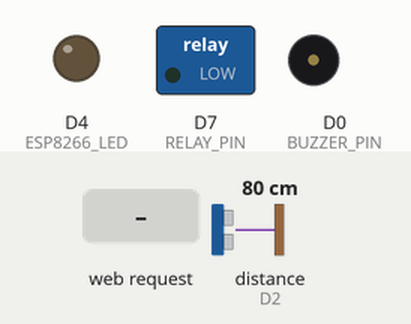
This sketch was run on a simulated ESP8266 (NodeMCU). On the bench: switched loads named in the sketch (green lamp = pin HIGH), output pins drawn as LEDs (lit = HIGH), buzzer (waves = sounding, pin HIGH). Wiring (inferred from the names in the program): ultrasonic range finder: trigger D3; echo D2. Inputs (shaded band) come from the test bench; at power-on: distance to the obstacle (sensor on D2) 80 cm. The echo pulse lasts 58.3 µs per cm; WiFi joins after 1.5 s; servers stay silent unless stated; uploads are accepted with an empty reply; pins used as bus, display or sensor lines are not drawn; what the sketch prints to the serial monitor is not drawn.

Above: at 0.1 s.
At 2.7 s:
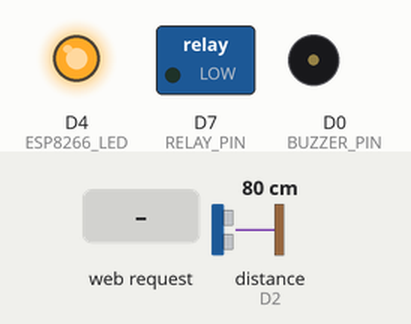
2.8 s: HTTP request GET /status received
At 3.2 s:
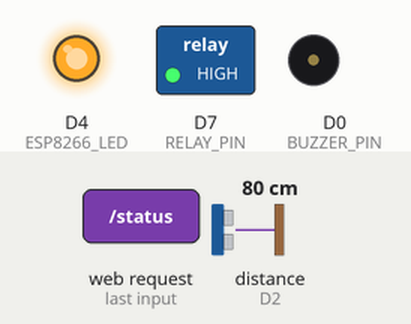
Timing chart, 0 to 5.8 s (numbered marks = the images above; inputs shaded):
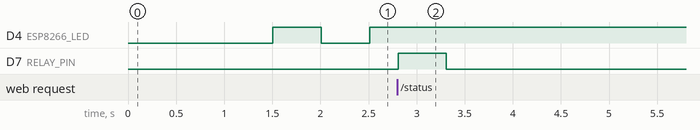

The sketch:

garage_door_closer.ino
```cpp
// ESP8266 Garage Door Sensor / Closer

// Config
const char* ssid        = "<redacted>";                 // WiFi SSID
const char* wifi_psk    = "<redacted>";                 // WiFi Passphrase

const char* host        = "192.168.0.1";                // Home Assitant Server IP
const int   httpPort    = 443;
const char* bearer      = "<redacted>";                 // Home Assistant bearer authentication string.
const char* url         = "/api/states/sensor.garage_door_status";
                                                        // URL to HA device to update

const char* username    = "username";                   // Username to authenticate call to trigger open
const char* password    = "password";                   // ... and password.

const char* host_name   = "garage_door_opener";
const char* ota_pwd     = "<redacted>";
// End Config

#define ESP8266_LED 2                                   // LED on board
#define RELAY_PIN D7
#define BUZZER_PIN D0
#define POLLING_INTERVAL 1000                           // 1 sec = 1000 milliseconds
#define DELAY_BETWEEN_POST 60000                        // 1 minute
#define DELAY_BEFORE_CLOSE 300000                       // 5 minutes
#define DELAY_AFTER_CLOSING 15000                       // > time it takes for door to close
#define DELAY_FOR_HTTP_RESPONSE 150                     // Prevent 499 return code

#define ECHOPIN D2 // HC-SR04 Echo pin
#define TRIGPIN D3 // HC-SR04 Trig pin

int minimum = 30;
int maximum = 40;

unsigned long last_poll = 0;
int last_status = 1;
long int last_post = 0 - DELAY_BETWEEN_POST;
int currstatus = 1;
int door_closing = 0;
int closing = 0;
int buzz_high = 0;
unsigned long closing_start = 0;
unsigned long buzz_start = 0;

long duration; // variable for the duration of sound wave travel
int distance;  // variable for the distance measurement

#include <ArduinoOTA.h>
#include <ESP8266WiFi.h>
#include <ESP8266WebServer.h>
#include <WiFiClientSecure.h>

ESP8266WebServer server(80);

void setup() {
  Serial.begin(115200);
  Serial.print("Connecting to ");
  Serial.println(ssid);
  WiFi.mode(WIFI_STA);                                  // Disable AP mode
  WiFi.begin(ssid, wifi_psk);                           // Connect to WiFi
  while (WiFi.status() != WL_CONNECTED) {
    delay(500);
    Serial.print(".");
  }
  Serial.println("\nWiFi connected");                     // Display WiFi info to serial
  Serial.println("IP address: ");
  Serial.println(WiFi.localIP());

  pinMode(ESP8266_LED, OUTPUT);                         // Allow us to control the LED on the ESP8266
  pinMode(RELAY_PIN, OUTPUT);
  pinMode(BUZZER_PIN, OUTPUT);
  pinMode(TRIGPIN, OUTPUT);
  pinMode(ECHOPIN, INPUT);

  update_status(1);                                     // POST an initial status to Home Assistant
  last_post = 0 - DELAY_BETWEEN_POST;                   // Reset last POST time

  server.on("/", [](){                                  // HTTP respond to /
    server.send(200, "text/plain", String(currstatus));
  });
  server.on("/status", slash_status);
  server.begin();                                       // Start HTTP server

  ArduinoOTA.setHostname(host_name);
  ArduinoOTA.setPassword(ota_pwd);
  ArduinoOTA.onStart([]() {});
  ArduinoOTA.onEnd([]() {});
  ArduinoOTA.onProgress([](unsigned int progress, unsigned int total) {});
  ArduinoOTA.onError([](ota_error_t error) {});
  ArduinoOTA.begin();
}

void slash_status() {
  if(!server.authenticate(username, password)){
    server.requestAuthentication();
  }else{
    Serial.println("Authenticated connection to /status");
    if(get_current_status() == 0) {
      Serial.println("closing door");
      digitalWrite(RELAY_PIN, HIGH);
      delay(500);
      digitalWrite(RELAY_PIN, LOW);
      last_poll = millis() + 2000;
      last_status = 1;
    }else{
      Serial.println("opening door");
      digitalWrite(RELAY_PIN, HIGH);
      delay(500);
      digitalWrite(RELAY_PIN, LOW);
      last_poll = millis() + 15000;
      last_status = currstatus = 0;
    }
  }
  server.send(200, "text/plain", String(last_status));
  post_status(last_status);
}

void post_status(int current_status) {
  WiFiClientSecure client;
  client.setInsecure();
  if (!client.connect(host, httpPort)) {                // connect to Home Assistant
    Serial.println("https connection failed");
    return;
  }
  last_status=current_status;
  last_post=millis();
  String post;
  switch (current_status) {
    case 0:
      post="{\"state\":\"OPEN\"}";break;
    case 1:
      post="{\"state\":\"CLOSED\"}";break;
    case 2:
      post="{\"state\":\"AUTO_CLOSED\"}";break;
    case 3:
      post="{\"state\":\"AUTO_OPENED\"}";break;
  }
  Serial.println(post);
  client.setTimeout(2000);
  client.print(String("POST ") + url + " HTTP/1.1\r\n" +// Send data to Home Assistant
               "Host: " + host + "\r\n" +
               "User-Agent: esp8266_garage_door_closer\r\n" +
               "Connection: close\r\n" +
               "Content-Type: text/json\r\n" +
               "Authorization: Bearer " + bearer + "\r\n" +
               "Content-Length: " + post.length() + "\r\n\r\n" +
               post + "\r\n");
  delay(DELAY_FOR_HTTP_RESPONSE);
  while(client.available()){
    String line = client.readStringUntil('\r');         // Print HTTP response to serial
    Serial.print(line);
  }
}

void update_status(int current_status) {                // Action function
  Serial.println(current_status);
  if(current_status != last_status) {
    // confirm it is by checking again
    delay(100);
    currstatus=current_status=get_current_status();
    if(current_status != last_status) {
      // confirm it is by checking again
      delay(100);
      currstatus=current_status=get_current_status();
      if( current_status != last_status) {
        post_status(current_status);                        // POST all changes
      }
    }
  } else if (current_status == 0) {
    if(millis() < last_post + DELAY_BEFORE_CLOSE) {
      Serial.println("Not closing due to close delay");
    } else if (!closing) {
      closing_start = buzz_start = millis();
      closing = 1;
    }
  }
}

void loop() {                                           // Main loop
  if(millis() > last_poll + POLLING_INTERVAL) {
    if (WiFi.status() == WL_CONNECTED) {
      digitalWrite(ESP8266_LED, HIGH);                    // Blink the LED if the WiFi is connected
    }
    currstatus=get_current_status();
    last_poll=millis();
  } else if (millis() > last_poll + (POLLING_INTERVAL/2)) {
    digitalWrite(ESP8266_LED, LOW);
  }
  update_status(currstatus);                            // Run POST function
  server.handleClient();                                // Respond to HTTP requests
  ArduinoOTA.handle();
  if (closing) {
    Serial.println("in closing");
    process_closing();
  }
}

int get_current_status() {
  digitalWrite(TRIGPIN, LOW);
  delayMicroseconds(2);
  digitalWrite(TRIGPIN, HIGH); // Sets the trigPin HIGH (ACTIVE) for 10 microseconds
  delayMicroseconds(10);
  digitalWrite(TRIGPIN, LOW);
  duration = pulseIn(ECHOPIN, HIGH); // Reads the echoPin, returns the sound wave travel time in microseconds
  distance = duration * 0.034 / 2; // Speed of sound wave divided by 2 (go and back)
  Serial.print("Distance: ");
  Serial.print(distance);
  Serial.println(" cm");
  if(distance > maximum) { // closed
    return 1;
  } else if(distance > minimum) { // open
    return 0;
  }
  return currstatus; // somthing blocking, like a spider, just assume no change
}

void process_closing() {
  if (door_closing) {                                   // Door actively closing
    if (millis() > closing_start + DELAY_AFTER_CLOSING) {
      closing = door_closing = 0;                       // All done closing
    }
  } else if (millis() > closing_start + 30000) {        // Done buzzing, start the close
    buzz_high = 0;
    digitalWrite(BUZZER_PIN, LOW);
    Serial.println("closing door");
    digitalWrite(RELAY_PIN, HIGH);
    delay(500);
    digitalWrite(RELAY_PIN, LOW);
    last_status = 2;
    post_status(last_status);
    door_closing = 1;
  } else if (millis() > buzz_start + 1000) {            // Warning Buzzer
    if (buzz_high) {
      digitalWrite(BUZZER_PIN, LOW);
      buzz_high = 0;
    } else {
      digitalWrite(BUZZER_PIN, HIGH);
      buzz_high = 1;
    }
    buzz_start = millis();
    currstatus=get_current_status();
    if(currstatus == 1) {
      last_status = 1;
      closing = buzz_high = 0;
      digitalWrite(BUZZER_PIN, LOW);
    }
  }
}
```

Measured:
- after the input at 2.8 s, D4 (ESP8266_LED): stops changing and stays HIGH; D7 (RELAY_PIN): LOW → HIGH at once, → LOW 0.50 s later
